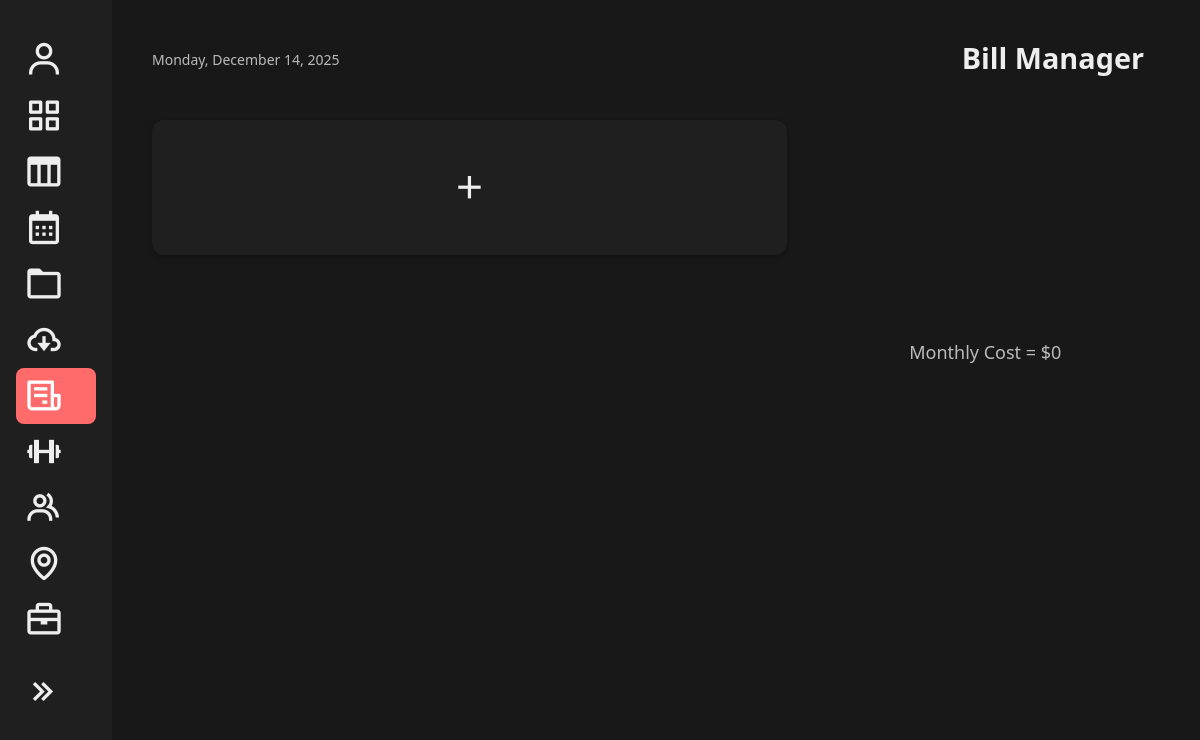
/BillManager/, run on an earlier commit of the app's database.
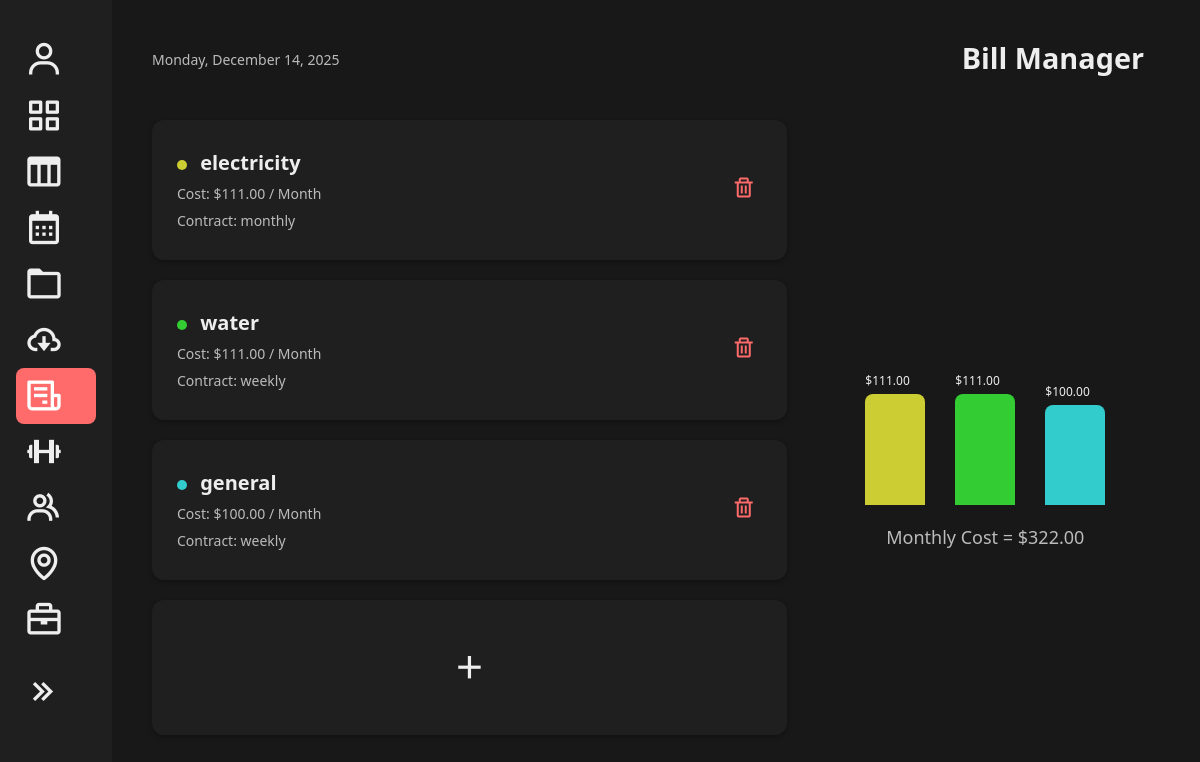
And on a later commit of the database.
### main/models.py (models this page shows, shortened)
class Bill(models.Model):
    name = models.CharField(max_length=100)
    cost = models.DecimalField(max_digits=10, decimal_places=2)
    renewal_date = models.DateField(null=True, blank=True)
    contract_type = models.CharField(max_length=50, default='NA')
    STATUS_CHOICES = [
        ('active', 'Active'),
        ('suspended', 'Suspended'),
        ('canceled', 'Canceled'),
    ]
    status = models.CharField(max_length=10, choices=STATUS_CHOICES)

### main/views.py (the view)
# urls.py: path('BillManager/', main_views.BillManager, name='BillManager'),
def BillManager(request):
    bills_qs = Bill.objects.all()
    if _model_has_field(Bill, "user"):
        bills_qs = bills_qs.filter(user=request.user)
    total_cost = sum(b.cost for b in bills_qs)
    bills_with_colors = [{"obj": b, "hue": (i + 1) * 60} for i, b in enumerate(bills_qs)]
    return render(request, "BillManager.html", {"bills": bills_with_colors, "total_cost": total_cost})

### main/views.py (called while the page is built)
def _model_has_field(model, field_name: str) -> bool:
    return any(f.name == field_name for f in model._meta.get_fields())

### main/templates/BillManager.html (shortened to what this page needs)
<!DOCTYPE html>
<html lang="en">
<head>
  {% load static %}
  <link rel="stylesheet" href="{% static 'index.css' %}?v=2">
  <link href='https://unpkg.com/boxicons@2.1.4/css/boxicons.min.css' rel='stylesheet'>
</head>
<body>
  <div class="container">
    <aside>
      <nav class="nav">
        <ul class="nav-links">
          <li>
            <a href="{% url 'UserProfile' %}" {% if request.resolver_match.url_name == 'TaskManager' %}{% endif %}>
              <i class='bx bx bx-user'></i><span><strong>{{ user.username }}</strong></span>
            </a>
          </li>
          <li>
            <a href="{% url 'appboard:home' %}"
               class="{% if request.resolver_match.namespace == 'appboard' %}active{% endif %}">
              <i class='bx bx-grid-alt'></i><span>Dashboard</span>
            </a>
          </li>
          <li>
            <a href="{% url 'kanban:kanban' %}" class="{% if request.resolver_match.url_name == 'kanban' %}active{% endif %}">
              <i class='bx bx-columns'></i><span>Kanban</span>
            </a>
          </li>
          <li>
            <a href="{% url 'calendar' %}" {% if request.resolver_match.url_name == 'calendar' %}class="active"{% endif %}>
              <i class='bx bx-calendar'></i><span>Calendar</span>
            </a>
          </li>
          <li>
            <a href="{% url 'confirm_password' %}" {% if request.resolver_match.url_name == 'DocumentStorage' %}class="active"{% endif %}>
              <i class='bx bx-folder'></i><span>Document Manager</span>
            </a>
          </li>
          <li>
            <a href="{% url 'Subscription' %}" {% if request.resolver_match.url_name == 'Subscription' %}class="active"{% endif %}>
              <i class='bx bx-cloud-download'></i><span>Subscription Tracker</span>
            </a>
          </li>
          <li>
            <a href="{% url 'BillManager' %}" {% if request.resolver_match.url_name == 'BillManager' %}class="active"{% endif %}>
              <i class='bx bx-receipt'></i><span>Bill Manager</span>
            </a>
          </li>
          <li>
            <a href="{% url 'HealthManager' %}" {% if request.resolver_match.url_name == 'HealthManager' %}class="active"{% endif %}>
              <i class='bx bx-dumbbell'></i><span>Health Manager</span>
            </a>
          </li>
          <li>
            <a href="{% url 'FamilyManager' %}" {% if request.resolver_match.url_name == 'FamilyManager' %}class="active"{% endif %}>
              <i class='bx bx-group'></i><span>Family</span>
            </a>
          </li>
          <li>
            <a href="http://127.0.0.1:8000" target="_blank">
              <i class='bx bx-map'></i><span>GeoDesk</span>
            </a>
          </li>
          <li>
            <a href="{% url 'kanban:projectsKanban' %}"
               class="{% if request.resolver_match.url_name == 'projectsKanban' %}active{% endif %}">
               <i class='bx bx-briefcase'></i><span>Projects</span>
            </a>
          </li>
        </ul>
        <div class="collapse-btn">
          <a href="#" data-resize-btn>
            <i class='bx bx-chevrons-right'></i><span>Collapse</span>
          </a>
        </div>
      </nav>
    </aside>
    <main class="content">
      <header class="header">
        <div class="date">Monday, December 14, 2025</div>
        <h1>Bill Manager</h1>
      </header>
      <div class="subscription-layout">
        <section class="subscription-list">
          {% for bill in bills %}
          <div class="subscription-item">
            <div class="details">
              <h3>
                <span class="status-dot" style="background-color: hsl({{ bill.hue }}, 60%, 50%)"></span>
                {{ bill.obj.name }}
              </h3>
              <p>Cost: ${{ bill.obj.cost }} / Month
              </p>
              <p>Contract: {{ bill.obj.contract_type }}</p>
            </div>
            <button class="delete-btn" onclick="openConfirmModal({{ bill.obj.id }})">
              <i class='bx bx-trash'></i>
            </button>
          </div>
          {% endfor %}
          <div>
            <a href="{% url 'add_item' 'bill' %}" class="add-btn">
              <i class='bx bx-plus'></i>
            </a>
          </div>
        </section>
        <section class="chart-section">
          <div class="chart">
            {% for bill in bills %}
            <div class="bar"
                style="height: {{ bill.obj.cost|floatformat:0 }}px; background-color: hsl({{ bill.hue }}, 60%, 50%);">
              <span>${{ bill.obj.cost }}</span>
            </div>
            {% endfor %}
          </div>
          <div class="total-cost">Monthly Cost = ${{ total_cost }}</div>
        </section>
      </div>
    </main>
  </div>
</body>
</html>

### main/static/index.css (style rules this page uses)
:root { --primary-color: #FF6B6B; --secondary-color: #4ECDC4; --accent-color: #FFE66D; --background-dark: #181818; --background-light: #1f1f1f; --text-light: #eee; --text-muted: #bbb; --sb-width: 5rem; --panel-brd: #2b3748; --today-cell: #222427; --hover-cell: #212225; --select-bg: #20242a; }
body { margin: 0; font-family: 'Segoe UI', Tahoma, Geneva, Verdana, sans-serif; background: var(--background-dark); color: var(--text-light); }
.container { display: flex; min-height: 100vh; margin-left: calc(var(--sb-width) + 1rem); padding: 0 1.5rem; animation: fadeInPage 1s ease forwards; opacity: 0; transition: margin-left 0.4s ease-in-out; }
aside { position:fixed; inset:0 auto 0 0; height:100vh; width:var(--sb-width); background:var(--background-light); transition:width .4s ease-in-out; padding:1rem; overflow-x:hidden; overflow-y:auto; display:flex; flex-direction:column; justify-content:space-between; }
.nav { display: flex; margin-top: auto; flex-direction: column; justify-content: space-between; height: 100%; }
.nav ul { list-style: none; padding: 0; flex: 1; display: flex; flex-direction: column; }
.nav a { display: flex; align-items: center; gap: 1rem; text-decoration: none; font-size: 1.5rem; color: #eee; padding: 0.5rem; border-radius: 0.5rem; transition: background-color 0.3s, justify-content 0.3s; white-space: nowrap; }
.nav a:hover, .nav a.active { background: var(--primary-color); color: white; }
.nav a i { font-size: 2.5rem; }
.nav a[data-resize-btn] i { transition: transform 0.3s ease; }
main.content { flex: 1; padding: 2rem 2rem; display: flex; flex-direction: column; transition: margin-left 0.4s ease; }
.header { text-align: left; margin-bottom: 10px; }
.date { font-size: 14px; color: var(--text-muted); }
h1 { margin-top: 10px; font-size: 32px; }
.chart-section { display: flex; flex-direction: column; align-items: center; margin-bottom: auto; margin-top: auto; }
.chart { display: flex; gap: 30px; align-items: flex-end; height: 200px; margin-bottom: 15px; }
.bar { width: 60px; min-height: 50px; display: flex; justify-content: left; align-items: flex-end; position: relative; border-radius: 8px 8px 0 0; }
.bar span { position: absolute; bottom: calc(100% + 5px); font-size: 12px; margin-bottom: 0; }
.total-cost { font-size: 18px; color: var(--text-muted); margin-top: 5px; }
.subscription-list { display: flex; flex-direction: column; gap: 20px; width: 100%; margin: 0 auto; }
.subscription-layout { display: grid; grid-template-columns: 2fr 1fr; gap: 40px; align-items: flex-start; justify-content: start; margin-top: 20px; }
.subscription-item { background: var(--background-light); padding: 20px 25px; border-radius: 12px; display: flex; justify-content: inherit; align-items: center; min-height: 100px; box-shadow: 0 2px 5px rgba(0, 0, 0, 0.3); }
.details h3 { margin: 0; font-size: 20px; color: var(--text-light); }
.details p { margin: 8px 0 0; font-size: 14px; color: var(--text-muted); }
.status-dot { width: 10px; height: 10px; border-radius: 50%; display: inline-block; margin-right: 8px; }
.add-btn { display: flex; justify-content: center; align-items: center; height: 135px; background-color: var(--background-light); border-radius: 12px; box-shadow: 0 2px 5px rgba(0, 0, 0, 0.3); transition: background 0.3s ease, transform 0.2s ease; text-decoration: none; }
.add-btn i { font-size: 2.4rem; color: var(--text-light); }
.subscription-item { position: relative; display: flex; justify-content: space-between; align-items: center; background: var(--background-light); padding: 20px 25px; border-radius: 12px; min-height: 100px; box-shadow: 0 2px 5px rgba(0, 0, 0, 0.3); }
.delete-btn { background: transparent; border: none; color: #FF6B6B; font-size: 24px; cursor: pointer; transition: transform 0.2s ease; }
.header { display:flex; align-items:center; justify-content:space-between; margin: .2rem 0 1rem; }
h1 { margin:.2rem 0 .4rem; font-size:1.8rem; }

What changed in the data, as far as the page shows it:
added Bill: obj.name "electricity", obj.cost "111.00", obj.contract_type "monthly"
added Bill: obj.name "water", obj.cost "111.00", obj.contract_type "weekly"
added Bill: obj.name "general", obj.cost "100.00", obj.contract_type "weekly"
Also different on the page:
{{ total_cost }}: "0" → "322.00"
